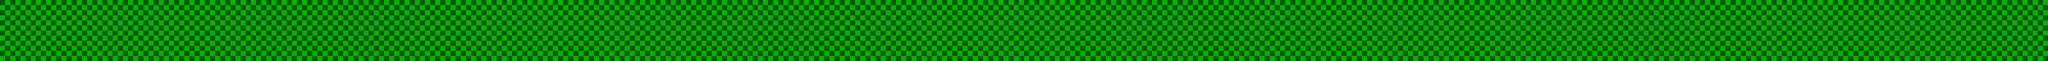

A 2D game scene composited from a Tiled map and its tileset images. What follows is a short description and the map's XML, with every tile layer's data as written:
An orthogonal 200x6 tile map with 32x32 px tiles, 1 tile layer (Tile Layer 1), 4 tilesets.

<map version="1.5" tiledversion="1.6.0" orientation="orthogonal" renderorder="right-down" width="200" height="6" tilewidth="32" tileheight="32" infinite="0" nextlayerid="2" nextobjectid="1">
 <editorsettings>
  <export target="drt.tmx" format="tmx" />
 </editorsettings>
 <tileset firstgid="1" name="sky1" tilewidth="32" tileheight="32" tilecount="4" columns="2">
  <image source="sky1.png" width="64" height="64" />
 </tileset>
 <tileset firstgid="5" name="sky2" tilewidth="32" tileheight="32" tilecount="4" columns="2">
  <image source="sky2.png" width="64" height="64" />
 </tileset>
 <tileset firstgid="9" name="dirt1" tilewidth="32" tileheight="32" tilecount="4" columns="2">
  <image source="dirt1.png" width="64" height="64" />
 </tileset>
 <tileset firstgid="13" name="grass1" tilewidth="32" tileheight="32" tilecount="4" columns="2">
  <image source="grass1.png" width="64" height="64" />
 </tileset>
 <layer id="1" name="Tile Layer 1" width="200" height="6">
  <data encoding="csv">
16,13,14,15,13,14,16,14,13,13,16,13,15,15,16,16,16,16,15,13,13,14,16,14,13,13,16,16,15,15,15,16,14,16,14,16,15,15,14,16,13,15,13,13,14,14,16,15,15,13,14,15,15,14,13,13,16,14,16,14,13,14,13,14,13,13,13,16,16,15,13,15,15,15,15,13,14,14,13,16,15,16,16,14,13,15,15,13,13,16,15,16,13,14,15,13,15,15,16,15,16,15,13,14,16,16,13,13,14,14,16,13,15,13,15,13,14,16,14,16,16,14,15,15,14,13,16,16,13,15,15,15,13,13,14,16,13,14,14,16,14,13,13,15,14,15,14,14,14,15,14,16,13,13,16,16,15,13,14,13,14,13,16,13,13,14,16,14,14,14,16,15,13,15,13,14,15,16,15,14,14,16,16,14,16,16,14,13,16,13,14,13,14,13,13,13,16,13,13,13,
13,14,15,16,15,15,15,13,15,15,15,15,15,16,14,14,16,13,15,13,16,15,15,15,16,15,16,16,15,16,14,14,13,15,14,14,14,15,13,16,14,16,13,13,14,13,14,14,15,15,13,15,14,14,14,14,14,14,16,15,15,14,16,15,14,16,13,13,14,16,15,16,13,14,16,16,13,14,13,13,16,15,14,16,16,13,14,13,16,15,13,15,15,15,13,15,14,15,13,13,13,14,15,14,15,15,14,13,13,14,14,14,14,16,16,15,15,15,13,13,13,16,14,13,13,15,13,13,14,15,14,14,14,13,15,14,15,14,15,15,16,16,16,15,15,13,16,14,16,13,14,15,14,13,14,13,14,15,16,14,13,15,14,13,15,14,14,16,15,15,15,16,16,14,15,14,16,16,16,15,14,16,16,13,13,14,14,13,13,14,13,16,14,16,16,15,15,15,16,15,
13,13,13,16,13,14,13,14,13,15,15,13,13,14,15,16,14,13,15,14,13,14,14,13,16,16,14,14,15,13,14,16,14,16,16,15,14,13,14,16,15,14,14,16,13,15,15,14,16,15,15,14,15,16,14,14,16,13,15,13,14,15,16,14,16,13,16,14,13,13,16,15,13,15,15,13,16,14,16,16,13,13,14,14,16,14,13,14,16,16,14,16,15,13,15,16,16,16,14,14,13,13,15,16,13,14,15,16,15,16,14,15,13,13,16,14,13,14,13,13,16,15,15,13,16,15,13,13,13,13,16,13,13,14,14,16,16,14,13,14,13,13,16,14,16,16,16,13,16,14,13,15,13,14,13,16,13,15,14,13,13,14,13,16,13,14,16,15,13,14,15,13,13,16,15,15,16,14,14,13,13,13,15,14,13,16,13,15,14,16,13,13,15,16,15,16,16,16,16,15,
16,14,15,15,13,14,14,15,14,15,15,15,15,14,15,15,14,16,13,16,16,16,13,13,13,14,13,15,13,13,13,15,15,16,15,16,13,14,14,14,15,15,16,14,15,13,14,14,15,15,13,16,15,14,13,13,16,15,16,16,14,16,13,15,13,14,15,16,14,13,13,16,14,15,15,13,15,13,15,13,15,15,13,16,14,15,14,16,15,16,13,14,13,14,14,13,13,13,14,14,13,13,16,16,13,14,13,14,14,15,16,16,15,16,13,14,15,14,13,13,16,15,15,13,16,13,16,14,14,16,16,13,14,15,16,16,15,16,13,14,13,16,13,16,15,14,14,14,16,13,16,14,15,16,16,13,14,16,13,15,14,14,14,15,16,16,16,13,14,14,14,15,15,15,14,14,16,14,14,14,13,13,14,14,16,13,16,15,14,13,13,13,15,14,16,13,13,13,16,13,
14,15,16,14,15,16,16,15,14,16,14,13,14,15,13,13,14,15,13,16,16,14,16,14,16,15,16,16,16,16,16,16,13,13,14,13,16,13,13,14,15,15,15,14,14,16,16,14,16,14,13,13,13,14,15,16,14,13,16,16,16,16,14,16,16,16,16,13,16,14,14,13,16,15,13,16,14,15,13,15,13,14,15,15,15,16,15,13,13,14,13,15,13,16,16,13,15,13,14,16,15,16,16,13,16,15,13,16,15,14,13,16,13,16,13,16,16,14,14,13,15,13,14,14,13,16,15,14,13,14,16,16,14,13,15,14,16,14,13,16,16,13,14,14,15,13,16,13,14,14,13,13,13,13,15,14,13,16,15,15,15,14,13,16,13,13,15,13,15,13,14,16,13,16,13,16,13,16,15,14,13,13,16,16,16,14,16,15,16,14,13,14,13,16,16,13,15,15,13,13,
16,14,13,16,15,13,16,15,15,16,16,15,13,14,15,15,16,14,13,16,15,13,13,16,14,16,13,15,13,13,14,14,15,13,15,13,15,14,16,13,14,13,15,15,13,14,14,14,14,14,15,14,15,16,14,15,16,13,13,16,15,14,13,15,14,14,15,14,16,15,16,14,13,15,16,13,16,13,15,15,13,15,15,14,16,13,14,16,14,15,16,14,15,15,14,15,16,15,13,14,14,15,16,15,15,14,13,15,13,13,16,15,13,14,13,15,16,15,15,13,13,14,15,13,14,16,14,16,15,15,16,13,15,14,16,15,15,13,16,15,15,16,14,13,16,15,14,13,14,15,14,15,13,15,15,15,14,15,14,14,14,16,13,13,13,14,15,16,13,16,13,13,13,16,15,15,14,13,14,14,13,13,16,16,15,15,16,13,14,15,13,14,16,14,13,14,13,16,14,15
</data>
 </layer>
</map>